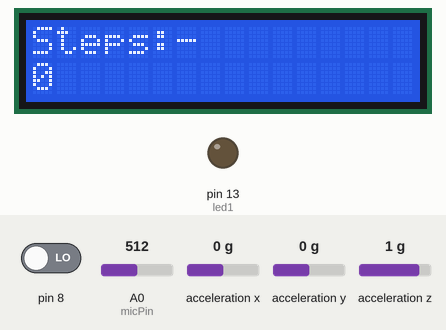
This sketch was run on a simulated Arduino Leonardo, built with avr-gcc and run on an emulated ATmega32U4. Shown: 16×2 character LCD, output pins drawn as LEDs (lit = HIGH). The inputs (shaded band) are chosen by the test bench; at power-on: acceleration x 0 g, pin 8 LOW, A0 (micPin) = 512, acceleration y 0 g, acceleration z 1 g. Pins used as bus, display or sensor lines are not drawn; what the sketch prints to the serial monitor is not drawn.

Above: at 2.1 s.
2.2 s: acceleration x set to -1.4 g
At 4.3 s:
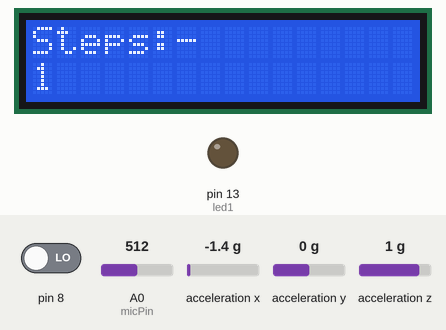
6.0 s: pin 8 driven HIGH
At 6.9 s:
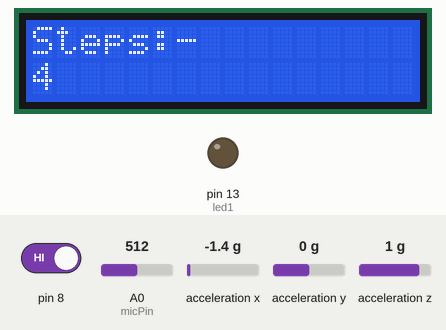
Timing chart, 0 to 7.6 s (numbered marks = the images above; inputs shaded):
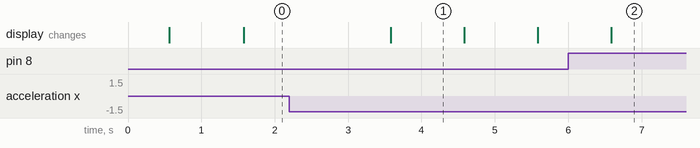

Measured:
- after the input at 2.2 s, the display: changes after 1.4 s (image 1)
- what the display in image 1 shows lasts 1.0 s, from 3.6 s to 4.6 s

The sketch:

pedomter.ino
```cpp
#include <LiquidCrystal.h>
#include <Wire.h>
#include <Adafruit_Sensor.h>
#include <Adafruit_ADXL345_U.h>
//Adafruit_ADXL345_Unified accel = Adafruit_ADXL345_Unified();

/* Assign a unique ID to this sensor at the same time */
Adafruit_ADXL345_Unified accel = Adafruit_ADXL345_Unified(12345);
int micPin = A0;          // pin that the mic is attached to
int gndPin = A1;
int powerPin = A2;
int micValue1 = 0;
int micValue2 = 0; // the Microphone value
int led1 = 13;
int flag = 6;
boolean lightOn = false;
const int rs = 12, en = 11, d4 = 5, d5 = 4, d6 = 3, d7 = 2;
LiquidCrystal lcd(rs, en, d4, d5, d6, d7);
void setup(void)
{
  pinMode(led1, OUTPUT);
  pinMode(powerPin, OUTPUT);
  pinMode(gndPin, OUTPUT);
  pinMode(micPin, INPUT);
  pinMode(8, INPUT);
  digitalWrite(gndPin,LOW);
  delay(500);
  digitalWrite(powerPin,HIGH);
  Serial.begin(9600);  //for test the input value initialize serial

   if(!accel.begin())
   {
      Serial.println("No valid sensor found");
      while(1);
   }
     lcd.begin(16, 2);
  // Print a message to the LCD.
  lcd.print("Steps:-");

  #ifndef ESP8266
  while (!Serial); // for Leonardo/Micro/Zero
#endif
  Serial.begin(9600);
  //Serial.println("Accelerometer Test"); Serial.println("");

  /* Initialise the sensor */
  if(!accel.begin())
  {
    /* There was a problem detecting the ADXL345 ... check your connections */
    Serial.println("Ooops, no ADXL345 detected ... Check your wiring!");
    while(1);
  }

  /* Set the range to whatever is appropriate for your project */
  //accel.setRange(ADXL345_RANGE_16_G);
  // accel.setRange(ADXL345_RANGE_8_G);
  // accel.setRange(ADXL345_RANGE_4_G);
  accel.setRange(ADXL345_RANGE_2_G);

  /* Display some basic information on this sensor */
  //displaySensorDetails();

  /* Display additional settings (outside the scope of sensor_t) */
  //displayDataRate();
  //displayRange();
  //Serial.println("");
}
int step = 0;
int mid_step =0;
void loop(void)
{
 int Reading = digitalRead(8);
  if(Reading == HIGH)
  {
    Serial.println("HIGH");
    micValue1 = analogRead(micPin);  // read pin value
    Serial.println(micValue1);

  micValue2 = analogRead(micPin);
  Serial.println(micValue2);

  if (micValue1-micValue2 > 2||micValue2-micValue1 > 2){
  mid_step++;
  if(mid_step==2){
    step++;
    mid_step=0;
    }
  lightOn = !lightOn;
  Serial.println(lightOn);
  digitalWrite(led1, lightOn);
//  delay(1000);
  }
  }
  if(Reading == LOW)
  {

    Serial.println("LOW");

  /* Get a new sensor event */
  sensors_event_t event;
  accel.getEvent(&event);

  /* Display the results (acceleration is measured in m/s^2) */

  float z = event.acceleration.z;
  float y = event.acceleration.y;
  float x = event.acceleration.x;

//  Serial.print("tot accl :");Serial.println(sqrt(x*x + y*y + z*z));

  if (sqrt(x*x + y*y + z*z)> 10 )
    {
      step = step + 1;
    }

//
//   Serial.print("X: "); Serial.print(event.acceleration.x); Serial.print("  ");
//   Serial.print("Y: "); Serial.print(event.acceleration.y); Serial.print("  ");
//   Serial.print("Z: "); Serial.print(event.acceleration.z); Serial.print("  ");
//   Serial.println("m/s^2 ");

  delay(1000);
  }

   lcd.setCursor(0, 1);
  // print the number of seconds since reset:
  lcd.print(step);

}
```
